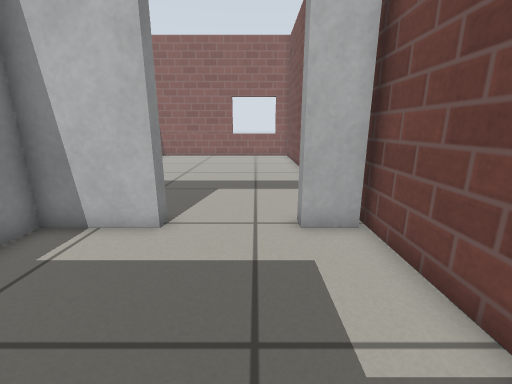
View 1 (above)

20 first-person views from a walk through a Gazebo world. The camera is 0.62 m above the floor, tilts 14° down and sees 90° across. The floor is counted in squares, 0.25 m on a side. Each view is taken from the middle of a square. On the plan, view 1 faces up. The plan holds only what a view shows up to about 17 squares ahead; the rest is blank. Simple patterns stand in for the simulator's built-in surfaces.

View 2
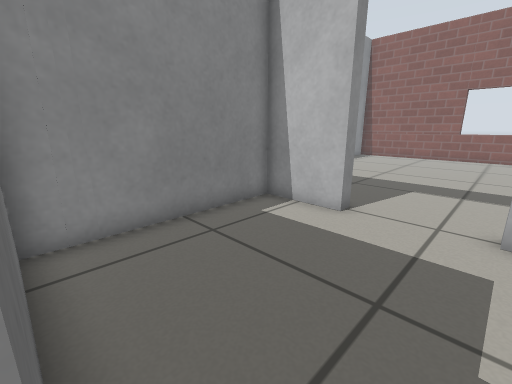

View 3
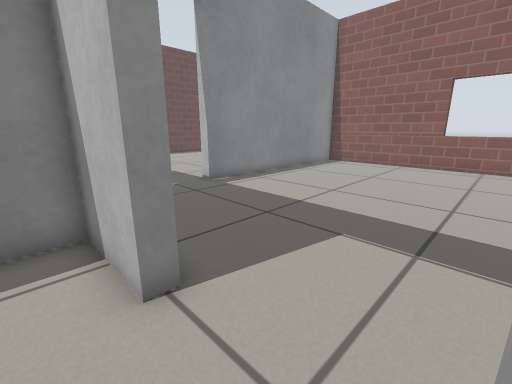

View 4
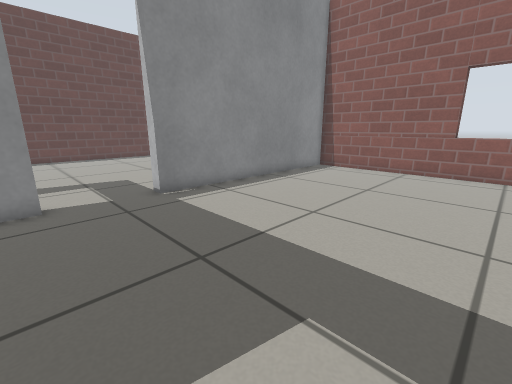

View 5
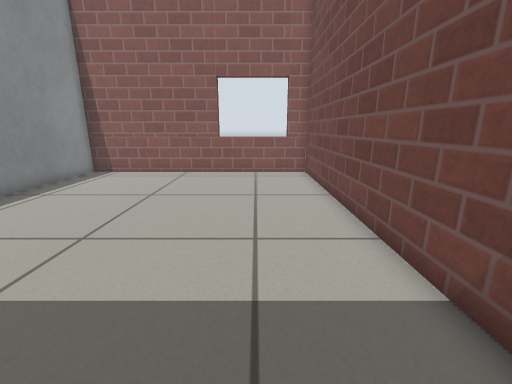

View 6
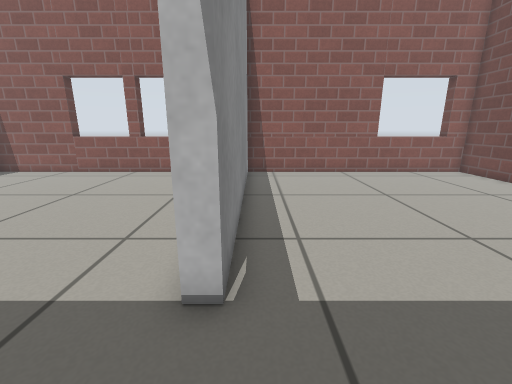

View 7
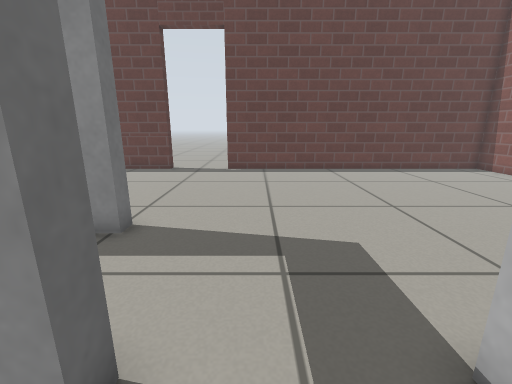

View 8
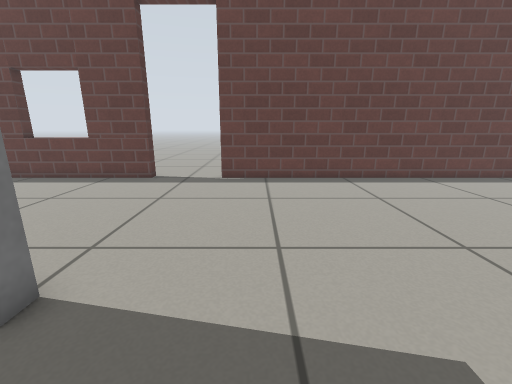

View 9
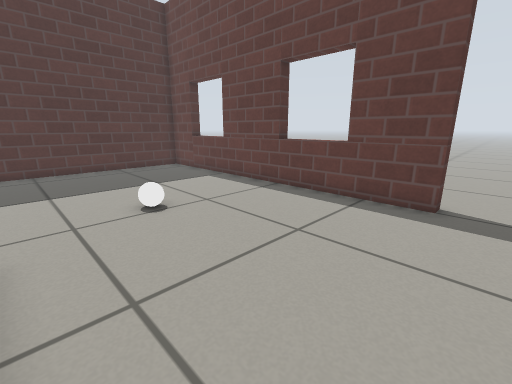

View 10
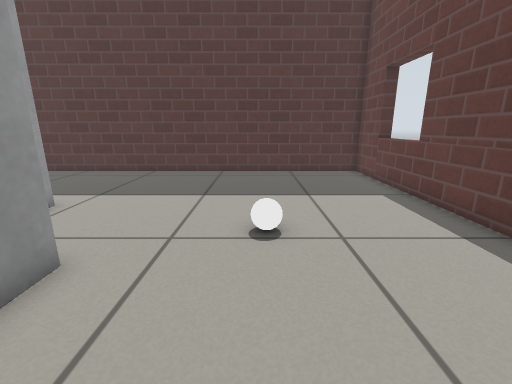

View 11
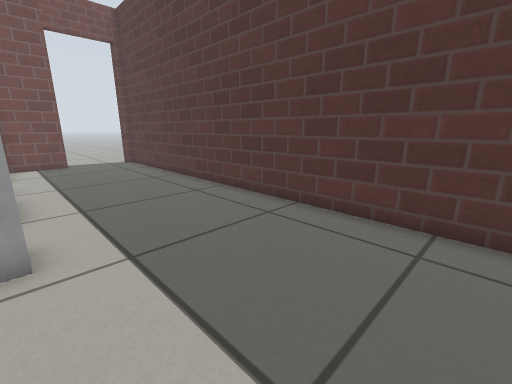

View 12
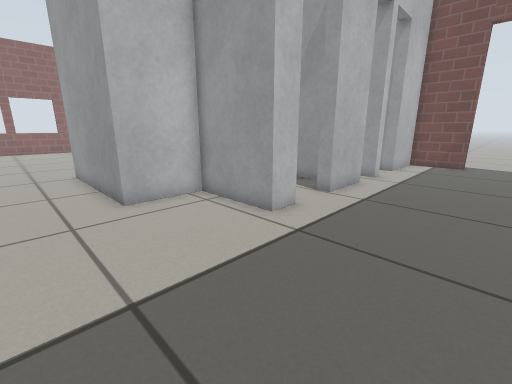

View 13
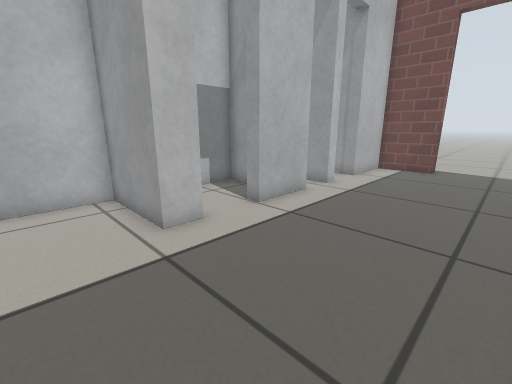

View 14
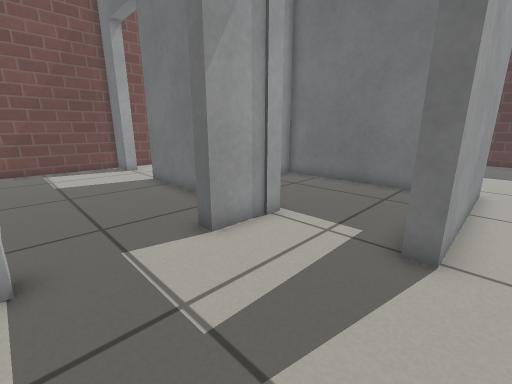

View 15
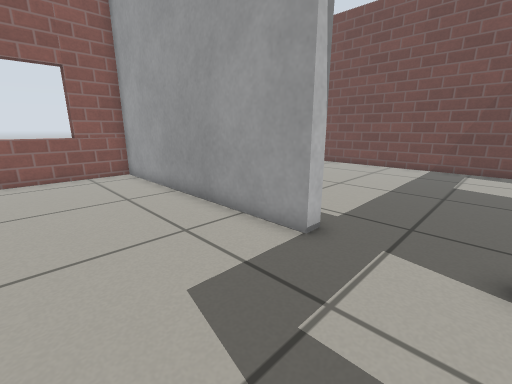

View 16
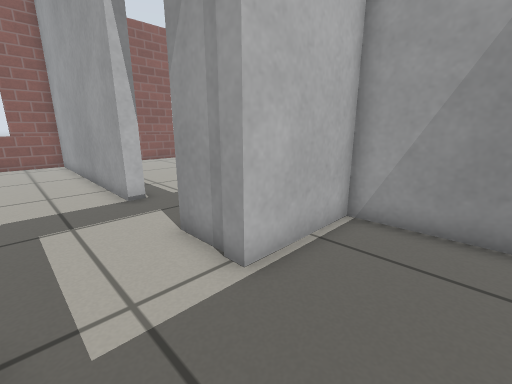

View 17
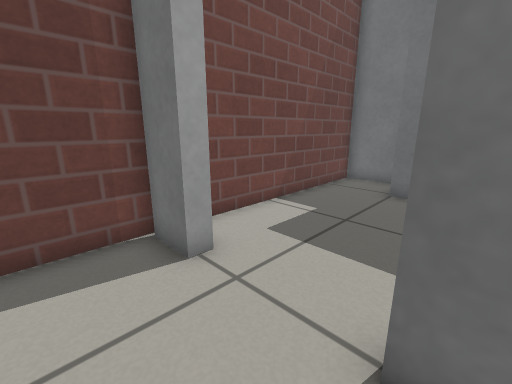

View 18
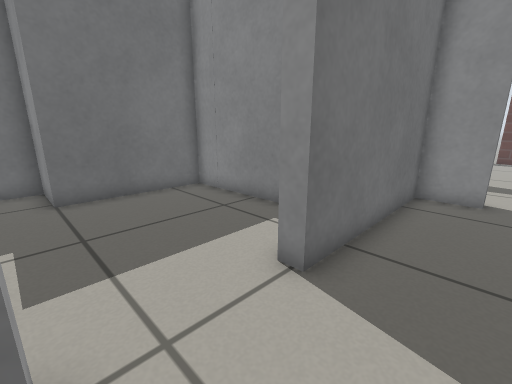

View 19
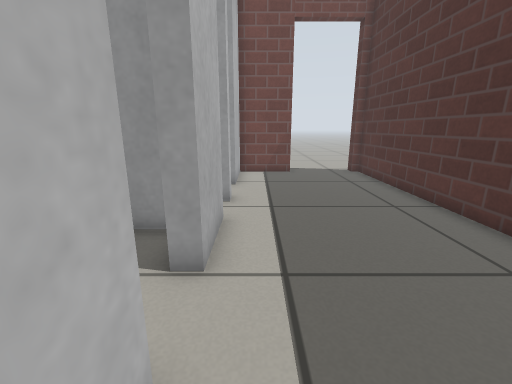

View 20
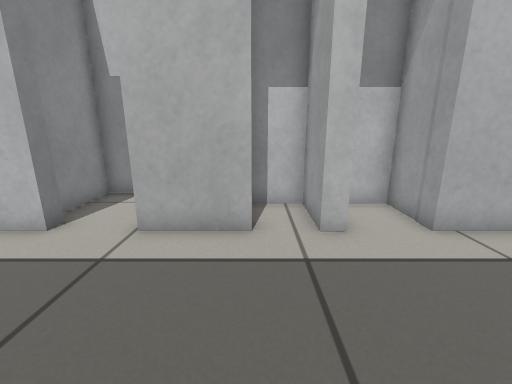

### Floor plan
Points are (right, up) in squares from view 1. A wall is a line through its corners. A room is listed if a view was taken in it or the views show most of it. See-through windows are left out.
Room 1 (views 1, 2, 3)
walls: (-2.5, 6.1) (-5.5, 6.1) (-5.3, -1.1) (0, -1.1) (0, -3.5) (2.9, -3.5) (2.9, 6.4); (2.8, 6.1) (1.1, 6.1)
ways out: open door at (-0.5, 6.5) to room 2
Room 2 (views 4, 5, 6, 7, 17, 18)
walls: (-9.5, 8.6) (-9.5, 6.7) (-2.5, 6.7); (1.1, 6.7) (2.6, 6.7); (2.9, 6.4) (2.9, 23.8) (-9.5, 23.8) (-9.5, 12.2)
ways out: open door at (-0.5, 6.5) to room 1; open door at (-10, 10.5) to room 3
Room 3 (views 8, 9, 10, 11, 12, 13, 14, 15, 19, 20)
walls: (-10.1, 6.1) (-10.1, 8.6); (-10.1, 12.2) (-10.1, 23.8) (-23.9, 23.8) (-23.9, 8.3); (-23.9, 4.7) (-23.9, -11) (2.9, -11); (-10.2, -4.1) (-11.4, -4.1) (-11.4, -0.3) (-14.4, -0.3) (-14.4, 6.7) (-13.8, 6.7); (-5.1, -4.1) (-7.9, -4.1); (-2.8, -4.1) (-3.4, -4.1); (2.9, -7) (2.9, -4.1) (-0.6, -4.1)
ways out: open door at (-10, 10.5) to room 2; open door at (-12, 6.5) to room 4; open door at (-9, -4) to room 5; open door at (-3, -4) to room 6; open door at (-24, 6.5); open door at (3, -8.5)
Room 4 (view 16)
walls: (-12.4, 0.3) (-6, 0.3) (-6, 1.1); (-6, 2.7) (-6.1, 6.1) (-10.1, 6.1)
ways out: open door at (-12, 6.5) to room 3
Room 5 (no view inside)
walls: (-9.8, -0.3) (-10.8, -0.3) (-10.8, -2.7); (-5.9, -2.8) (-6, -0.3) (-7.8, -0.3)
ways out: open door at (-9, -4) to room 3
Room 6 (no view inside)
walls: (-0.6, -4.1) (-0.6, -1.7) (-1.9, -1.7)
ways out: open door at (-3, -4) to room 3
Room 7 (no view inside)
walls: (-3.4, -4.1) (-3.4, -1.7) (-5.1, -1.7)

Positions as (right, up) in squares from view 1, and headings:
1: (0, 0), facing up
2: (1, -1), facing up-left
3: (1, 5), facing up-left
4: (0, 8), facing up-left
5: (0, 9), facing up
6: (-9, 9), facing up
7: (-8, 10), facing left
8: (-11, 10), facing left
9: (-15, 6), facing down-left
10: (-18, 4), facing down
11: (-17, -4), facing down-right
12: (-17, -9), facing up-right
13: (-14, -10), facing up-right
14: (-15, 12), facing down-right
15: (-15, 9), facing up-right
16: (-13, 3), facing up-right
17: (-3, 9), facing down-right
18: (1, 9), facing down-left
19: (-12, -5), facing right
20: (-5, -10), facing up
